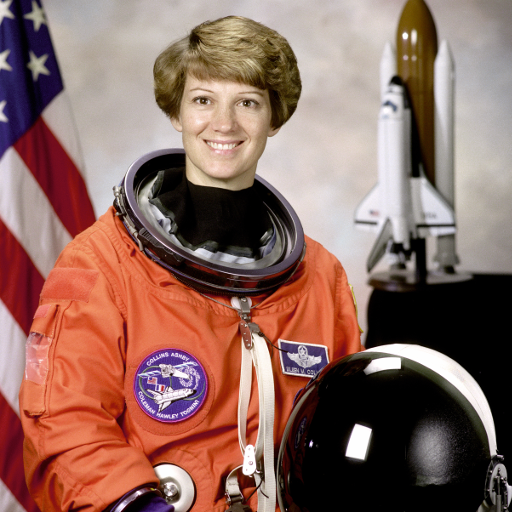
#> input picture tests/data/astronaut.png, 512 x 512 px
$ python -i faces.py   (imports and definitions only)
#> lines starting #> are read from the running program, lines starting #| are printed output that depends on the picture
#> further down, picture is the input picture: shape (512, 512, 3); mean B, G, R 96.5, 105.8, 141.6
"""Face and facial-feature detection with OpenCV Haar cascades.

Faces are found on the whole frame; eyes are searched only in the upper half of each face and the
smile only in the lower half, which keeps the cascades fast and cuts false detections.
"""
from dataclasses import dataclass, field
from typing import List, Optional, Tuple

import cv2
import numpy as np

Box = Tuple[int, int, int, int]  # x, y, width, height in frame pixels


@dataclass
class Face:
    box: Box
    eyes: List[Box] = field(default_factory=list)
    smile: Optional[Box] = None


def _as_boxes(found) -> List[Box]:
    """detectMultiScale returns an empty tuple or an N x 4 array; always return a list of int tuples."""
    if found is None or len(found) == 0:
        return []
    return [tuple(int(v) for v in b) for b in found]


class FaceDetector:
    """Finds frontal faces and, optionally, the eyes and smile inside each face."""

    def __init__(self, min_face: int = 60):
        base = cv2.data.haarcascades
        self._face = cv2.CascadeClassifier(base + "haarcascade_frontalface_default.xml")
        self._eye = cv2.CascadeClassifier(base + "haarcascade_eye_tree_eyeglasses.xml")
        self._smile = cv2.CascadeClassifier(base + "haarcascade_smile.xml")
        if self._face.empty() or self._eye.empty() or self._smile.empty():
            raise RuntimeError("OpenCV Haar cascade files are missing from this OpenCV install")
        self.min_face = min_face

    def detect(self, frame: np.ndarray, features: bool = True) -> List[Face]:
#> called with features = True
        gray = cv2.cvtColor(frame, cv2.COLOR_BGR2GRAY)
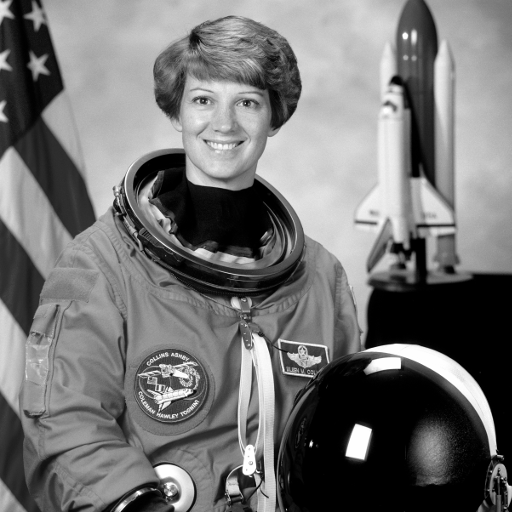
#> gray: shape (512, 512); min 0, max 255, mean 115.4
        gray = cv2.equalizeHist(gray)
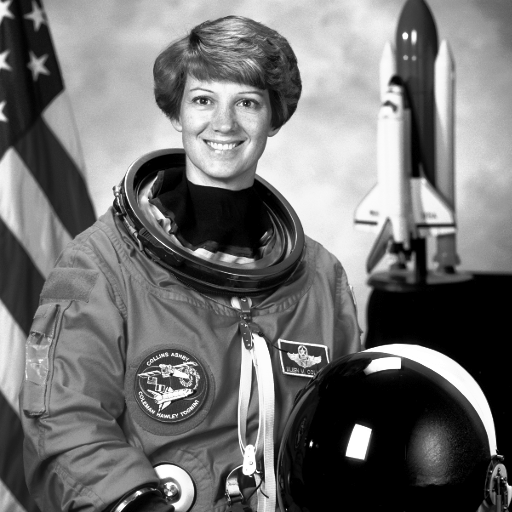
#> gray: shape (512, 512); min 0, max 255, mean 113.9
        boxes = _as_boxes(self._face.detectMultiScale(
            gray, scaleFactor=1.1, minNeighbors=7, minSize=(self.min_face, self.min_face)))
#> boxes = [(177, 67, 93, 93)]
        faces = [Face(box=b) for b in boxes]
#> faces = 1 item
        if features:
            for face in faces:
                self._add_features(gray, face)
#> this loop made 1 pass
#> (x in _add_features, y in _add_features, w in _add_features, h in _add_features, eye_min in _add_features, eyes in _add_features, top in _add_features) on pass 1: (177, 67, 93, 93, 10, [(16, 23, 21, 21), (62, 25, 21, 21)], 113)
#> pass 1, in _add_features, `upper = gray[y:y + h // 2, x:x + w]`:
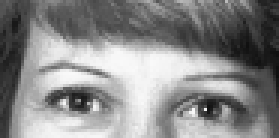
#> upper: shape (46, 93) (shown 3 times larger); min 15, max 249, mean 136.8
#> pass 1, in _add_features, `lower = gray[top:y + h, x:x + w]`:
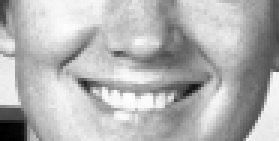
#> lower: shape (47, 93) (shown 3 times larger); min 0, max 255, mean 179
        return faces

    def _add_features(self, gray: np.ndarray, face: Face) -> None:
        x, y, w, h = face.box
        upper = gray[y:y + h // 2, x:x + w]
        eye_min = max(8, w // 9)
        eyes = _as_boxes(self._eye.detectMultiScale(
            upper, scaleFactor=1.1, minNeighbors=5, minSize=(eye_min, eye_min)))
        # keep the two largest candidates, left to right
        eyes = sorted(sorted(eyes, key=lambda b: b[2] * b[3], reverse=True)[:2], key=lambda b: b[0])
        face.eyes = [(x + ex, y + ey, ew, eh) for ex, ey, ew, eh in eyes]

        top = y + h // 2
        lower = gray[top:y + h, x:x + w]
        smiles = _as_boxes(self._smile.detectMultiScale(
            lower, scaleFactor=1.5, minNeighbors=15, minSize=(max(10, w // 4), max(6, h // 10))))
        if smiles:
            sx, sy, sw, sh = max(smiles, key=lambda b: b[2] * b[3])
            face.smile = (x + sx, top + sy, sw, sh)


def crop(frame: np.ndarray, box: Box, margin: float = 0.15) -> np.ndarray:
    """Face crop with a small margin, clipped to the frame."""
    x, y, w, h = box
    mx, my = int(w * margin), int(h * margin)
    H, W = frame.shape[:2]
    x0, y0 = max(0, x - mx), max(0, y - my)
    x1, y1 = min(W, x + w + mx), min(H, y + h + my)
    return frame[y0:y1, x0:x1]

>>> import cv2
>>> picture = cv2.imread('../tests/data/astronaut.png')
>>> result = FaceDetector().detect(picture)
#> result = 1 item
